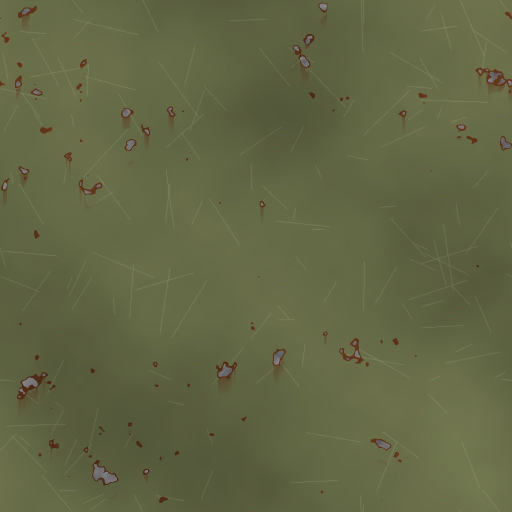
#> input picture assets/models/steel_base.jpg, 1024 x 1024 px, given in place of baked_base.png, which was not available (shown at 1/2 size)
$ python textures.py ../../assets/models/steel_base.jpg ../../assets/models/wire_base.jpg
#> lines starting #> are read from the running program, lines starting #| are printed output that depends on the picture
"""Packs the baked textures the way the game's shader reads them.
Metal goes in red and smoothness in alpha. A normal map's X goes in alpha, which is what it unpacks at runtime."""
import os, sys
from PIL import Image

work, out = sys.argv[1], sys.argv[2]
Image.open(os.path.join(work, 'baked_base.png')).convert('RGB').save(os.path.join(out, 'charge_base.jpg'), quality=90)

normal = Image.open(os.path.join(work, 'baked_normal.png')).convert('RGB')
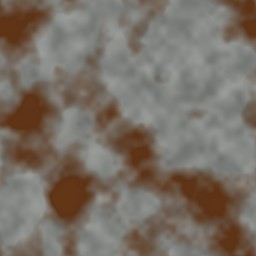
#> input picture assets/models/wire_base.jpg, 256 x 256 px, given in place of baked_normal.png, which was not available
#> normal is the input picture: PIL image 256x256 RGB; mean R, G, B 121.1, 111.6, 102.1
nx, ny, _ = normal.split()
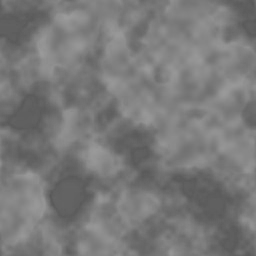
#> nx: PIL image 256x256 L; min 87, max 154, mean 121.1
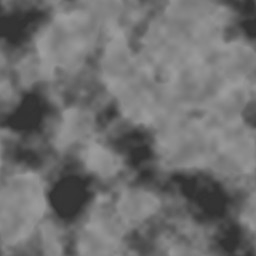
#> ny: PIL image 256x256 L; min 49, max 158, mean 111.6
Image.merge('RGBA', (Image.new('L', normal.size, 255), ny, ny, nx)).save(os.path.join(out, 'charge_normal.png'), optimize=True)
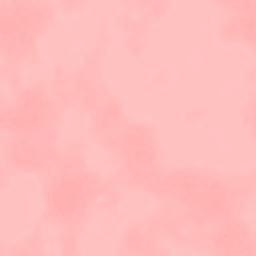
#> saved as charge_normal.png: PIL image 256x256 RGBA; mean R, G, B, A 255, 111.6, 111.6, 121.1; transparent parts drawn white

_, rough, metal = Image.open(os.path.join(work, 'baked_rm.png')).convert('RGB').resize((512, 512), Image.LANCZOS).split()
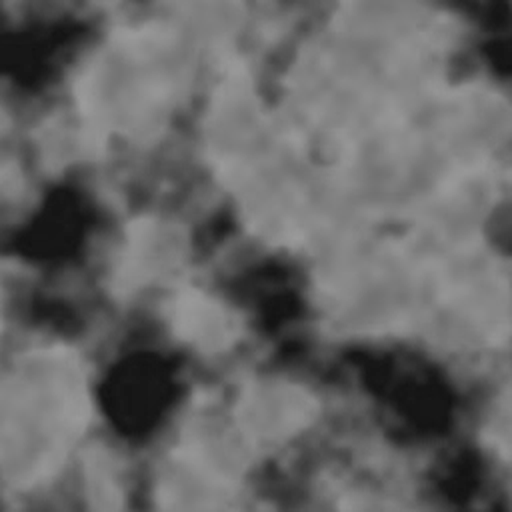
#> metal: PIL image 512x512 L; min 18, max 155, mean 102.1
smooth = rough.point(lambda v: 255 - v)
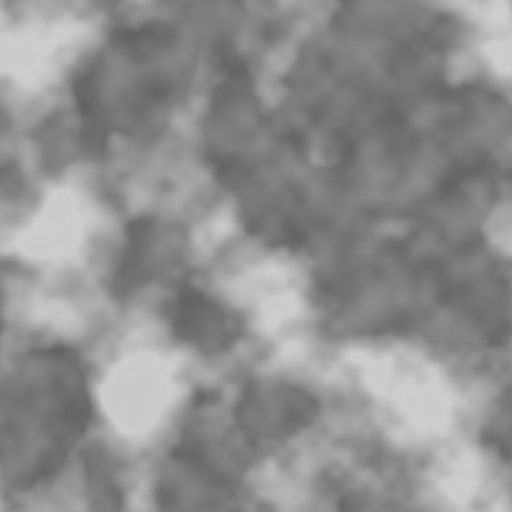
#> smooth: PIL image 512x512 L; min 97, max 207, mean 143.4
Image.merge('RGBA', (metal, metal, metal, smooth)).save(os.path.join(out, 'charge_metal.png'), optimize=True)
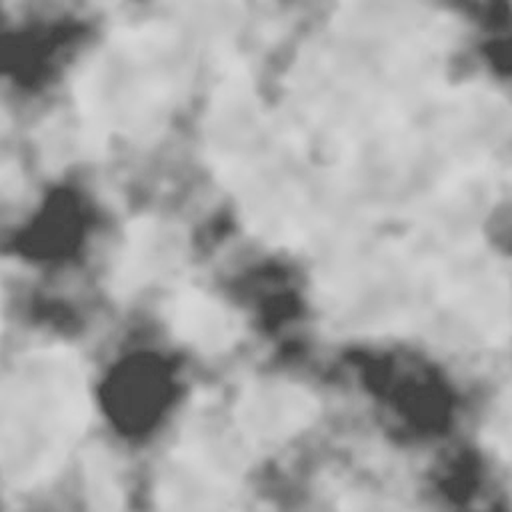
#> saved as charge_metal.png: PIL image 512x512 RGBA; mean R, G, B, A 102.1, 102.1, 102.1, 143.4; transparent parts drawn white
print('textures done')
